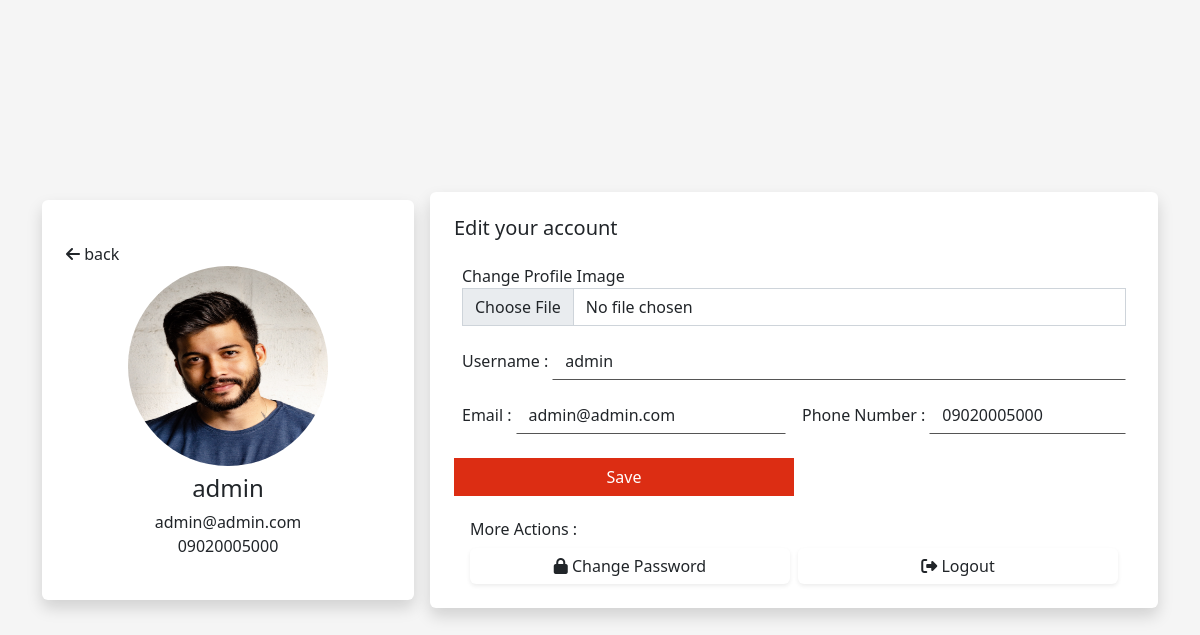
The page /edit_profile/ (signed in) on the database its author committed.
### user/models.py (models this page shows)
class User(AbstractUser):
    phone_number = models.CharField(max_length=20, blank=True, default='...')
    profile_image = models.ImageField(validators=[FileExtensionValidator(
        ['png', 'jpg', 'jpeg'])], upload_to='profile_images', blank=True)

### user/views.py (the view)
# urls.py: path("edit_profile/", edit_profile, name="edit_profile"),
@login_required
def edit_profile(request):
    user = User.objects.get(id=request.user.id)
    if request.method == 'POST':
        profile_form = ProfileForm(request.POST or None, request.FILES or None, instance=user)
        if profile_form.is_valid():
            profile_form.save()
            return redirect('edit_profile')
    else:
        profile_form = ProfileForm(instance=user)
    context = {
        'user': user,
        'profile_form': profile_form,
    }
    return render(request, 'user/edit_profile.html', context)

### user/forms.py
class ProfileForm(forms.ModelForm):
    profile_image = forms.FileField(
        label="", widget=forms.FileInput(attrs={"class": "form-control rounded-0", "accept": "image/png, image/jpg, image/jpeg", "required": False}), required=False)
    username = forms.CharField(label="", widget=forms.TextInput(
        attrs={"class": "form-control col ms-1 rounded-0 shadow-0"}))
    email = forms.EmailField(label="", widget=forms.EmailInput(
        attrs={"class": "form-control col ms-1 rounded-0 shadow-0"}))
    phone_number = forms.CharField(label="", widget=forms.TextInput(
        attrs={"class": "form-control col ms-1 rounded-0 shadow-0"}), required=False)
    class Meta:
        model = User
        fields = ('profile_image', 'username', 'email', 'phone_number')

### user/templates/user/edit_profile.html (shortened to what this page needs)
{% extends 'base.html' %}
{% load static %}
{% block main %}
<div class="container mx-auto"
    style="display: grid; place-content: center; grid-template-columns: 1fr; min-height: 100vh;">
    <div class="d-block d-md-flex align-items-center col-12">
        <div class="col-12 col-md-5 col-lg-4 me-0 me-md-3">
            <div class="card border-0 shadow p-4 user_card">
                <a href="{% url 'home' %}" class="text-decoration-none text-dark"><i class="fas fa-arrow-left"></i> back</a>
                {% if user.profile_image %}
                <img src="{{user.profile_image.url}}" width="200px" height="200px" class="profile_img mx-auto" alt="">
                {% else %}
                <img src="{% static 'media/user_icon.png' %}" width="200px" height="200px" class="profile_img mx-auto"
                    alt="">
                {% endif %}
                <h4 class="text-center my-2">{{user.username}}</h4>
                <span class="text-center">{{user.email}}</span>
                <span class="text-center">{{user.phone_number}}</span>
            </div>
        </div>
        <div class="col-12 col-md mt-3 mt-md-0">
            <div class="card border-0 shadow p-4 action_card">
                <form action="" method="post" class="text-start" enctype="multipart/form-data">
                    <h5 class="text-start">Edit your account</h5>
                    <div class="row m-0 g-0 gy-3 g-md-3">
                        <div class="col-12">
                            <label for="id_profile_image">Change Profile Image</label>
                            {{profile_form.profile_image}}
                        </div>
                        <div class="d-flex align-items-center col-12">
                            <label for="id_username">Username :</label>
                            {{profile_form.username}}
                        </div>
                        <div class="d-flex align-items-center col-12 col-lg-6">
                            <label for="id_email">Email :</label>
                            {{profile_form.email}}
                        </div>
                        <div class="d-flex align-items-center col-12 col-lg-6">
                            <label for="id_phone_number">Phone Number :</label>
                            {{profile_form.phone_number}}
                        </div>
                    </div>
                    <button type="submit" class="btn rounded-0 text-white mt-4 col-6"
                        style="background: var(--orange);">Save</button>
                </form>
                <h6 class="mt-4 mb-2 px-0 px-md-3">More Actions :</h6>
                <div class="d-block d-lg-flex col-12 px-0 px-md-3">
                    <a href="{% url 'change_password' %}"
                        class="col-12 col-lg me-0 me-md-2 mt-2 mt-md-0 btn text-start text-lg-center rounded-o border-0 shadow-sm bg-white"><i
                            class="fas fa-lock"></i> Change Password</a>
                    <a href="{% url 'logout' %}"
                        class="col-12 col-lg mt-2 mt-md-0 btn text-start text-lg-center rounded-o border-0 shadow-sm bg-white"><i
                            class="fas fa-right-from-bracket"></i> Logout</a>
                </div>
            </div>
        </div>
    </div>
</div>
{% endblock main %}

### static/css/index.css (style rules this page uses)
* { margin: 0; padding: 0; }
:root { --orange: #DC2D13; --black: #222; --blue: rgb(0, 0, 44); }
body { background: #f5f5f5 !important; }

### user/templates/user/edit_profile.html (style rules this page uses)
.card { min-height: 50vh; display: grid; place-content: center; grid-template-columns: 1fr; }
input[type="text"].form-control, input[type="email"].form-control { border: 1px solid transparent; border-bottom: 1px solid #555; }

### rows shown on the page
User: profile_image (picture), username "admin", email "admin@admin.com", phone_number "09020005000"
